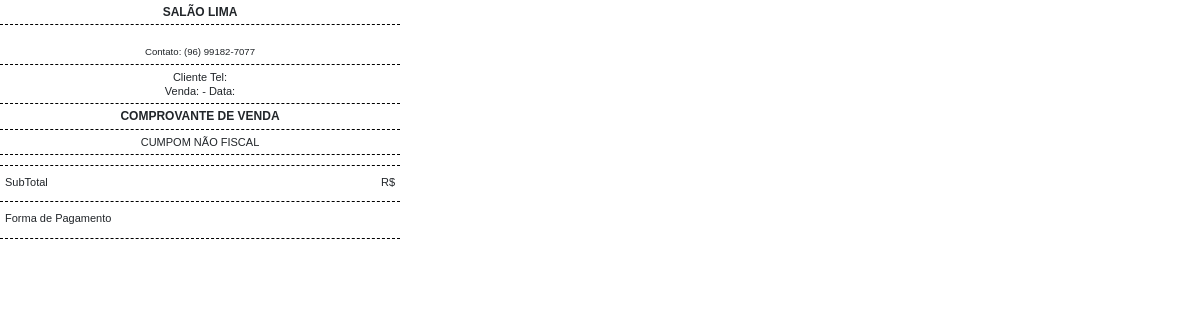
/sistema/painel/relatorio/comprovante_venda.php, run on an earlier commit of the app's database.
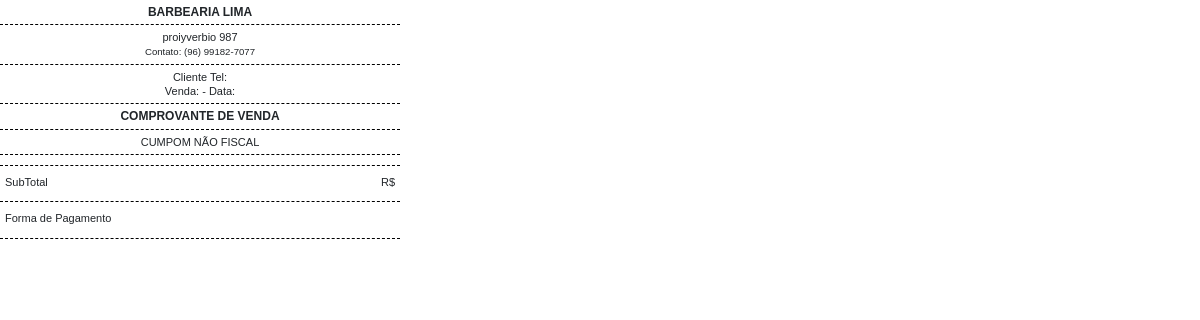
And on a later commit of the database.
### tables this page shows
CREATE TABLE `config` (
  `id` int(11) NOT NULL,
  `nome` varchar(50) NOT NULL,
  `email` varchar(50) NOT NULL,
  `telefone_fixo` varchar(20) DEFAULT NULL,
  `telefone_whatsapp` varchar(20) NOT NULL,
  `endereco` varchar(100) DEFAULT NULL,
  `logo` varchar(100) DEFAULT NULL,
  `icone` varchar(100) DEFAULT NULL,
  `logo_relatorio` varchar(100) DEFAULT NULL,
  `tipo_relatorio` varchar(10) DEFAULT NULL,
  `tipo_comissao` varchar(25) NOT NULL
);

### sistema/conexao.php (called while the page is built, shortened)
<?php
$banco = 'barbearia01';
$usuario = 'root';
$senha = '';
$servidor = 'localhost';
 try {
      $pdo = new PDO("mysql:dbname=$banco;host=$servidor;charset=utf8", "$usuario", "$senha");
} catch (Exception $erro) {
echo 'Não conectado ao Banco de Dados! <br><br>'  .$erro;
}
$nome_sistema = 'Barbearia Lima';
$email_sistema = 'nagatabrisa.05@gmail.com';
$whatsapp_sistema = '(96) 99182-7077';
$query = $pdo->query("SELECT * from config ");
$resultado = $query->fetchAll(PDO::FETCH_ASSOC);
$total_registro = @count($resultado);
if($total_registro == 0){
	$pdo->query("INSERT INTO config SET nome = '$nome_sistema', email = '$email_sistema', telefone_whatsapp = '$whatsapp_sistema',
	 logo = 'logo.png', icone = 'favicon.ico', logo_relatorio = 'logo_relatorio.jpg', tipo_relatorio = 'pdf', tipo_comissao = 'Porcentagem',
	 texto_rodape = 'Edite este texto nas configurações do painel administrador', img_banner_index = 'hero-bg.jpg',
	 texto_agendamento = 'Selecionar Prestador de Serviço', msg_agendamento = 'Sim', agendamento_dias = '30', itens_pag = '10', minutos_aviso = '0'");
}else{
	$nome_sistema = $resultado[0]['nome'];
	$whatsapp_sistema = $resultado[0]['telefone_whatsapp'];
	$endereco_sistema = $resultado[0]['endereco'];
}
?>

### sistema/painel/relatorio/comprovante_venda.php (the view, shortened to what this page needs)
<?php
include('../../conexao.php');
$id = $_GET['id'];
$query = $pdo->query("SELECT * from receber where id = '$id' ");
$resultado = $query->fetchAll(PDO::FETCH_ASSOC);
$id = $resultado[0]['id'];
$cliente = $resultado[0]['pessoa'];
$data = $resultado[0]['data_pagamento'];
$pagamento = $resultado[0]['pagamento'];
$dataFormatada = implode('/', array_reverse(explode('-', $data)));
$query2 = $pdo->query("SELECT * FROM clientes where id = '$cliente'");
$resultado2 = $query2->fetchAll(PDO::FETCH_ASSOC);
$nome_cliente = @$resultado2[0]['nome'];
$telefone_cliente = @$resultado2[0]['telefone'];
?>
<link href="https://cdn.jsdelivr.net/npm/bootstrap@5.2.0-beta1/dist/css/bootstrap.min.css" rel="stylesheet">
<div class="printer-ticket">
	<div  class="th title"><?php echo $nome_sistema ?></div>
	<div  class="th">
		<?php echo $endereco_sistema ?> <br />
		<small>Contato: <?php echo $whatsapp_sistema ?>
	</small>
</div>
<div  class="th">Cliente <?php echo $nome_cliente ?> Tel: <?php echo $telefone_cliente ?>
<br>
Venda: <b><?php echo $id ?></b> - Data: <?php echo $dataFormatada ?>
</div>
<div  class="th title" >Comprovante de Venda</div>
<div  class="th">CUMPOM NÃO FISCAL</div>
<div class="th" style="margin-bottom: 7px"></div>
<div class="row valores">
	<div class="col-6">SubTotal</div>
	<div class="col-6" align="right">R$ <b><?php echo @$sub_totalFormatado ?></b></div>
</div>
<div class="th" style="margin-bottom: 7px"></div>
<div class="row valores">
	<div class="col-6">Forma de Pagamento</div>
	<div class="col-6" align="right"><?php echo @$pagamento ?></div>
</div>
<div class="th" style="margin-bottom: 10px"></div>

What changed in the data, as far as the page shows it:
changed config: nome "SALÃO LIMA" → "BARBEARIA LIMA"; endereco (not shown) → "proiyverbio 987"
